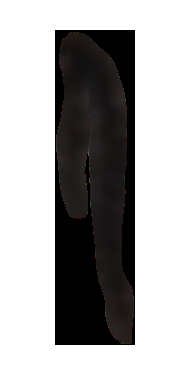
#> input picture UV_synthesis/original convergence/c3.png, 190 x 378 px, found by its file name
$ python c3.py
#> lines starting #> are read from the running program, lines starting #| are printed output that depends on the picture; after the words box and inside, x2 and y2 are one past the last pixel; in counts of white or black regions, pixels touching at a corner belong together
'''
e1
'''

import cv2
import numpy as np
import math
import matplotlib.pyplot as plt

def localTranslationWarpFastWithStrength(srcImg, startX, startY, endX, endY, radius, strength):
    ddradius = float(radius * radius)
    copyImg = np.zeros(srcImg.shape, np.uint8)
    copyImg = srcImg.copy()

    maskImg = np.zeros(srcImg.shape[:2], np.uint8)
    cv2.circle(maskImg, (startX, startY), math.ceil(radius), (255, 255, 255), -1)

    K0 = 100 / strength

    # 计算公式中的|m-c|^2
    ddmc_x = (endX - startX) * (endX - startX)
    ddmc_y = (endY - startY) * (endY - startY)
    H, W, C = srcImg.shape

    mapX = np.vstack([np.arange(W).astype(np.float32).reshape(1, -1)] * H)
    mapY = np.hstack([np.arange(H).astype(np.float32).reshape(-1, 1)] * W)

    distance_x = (mapX - startX) * (mapX - startX)
    distance_y = (mapY - startY) * (mapY - startY)
    distance = distance_x + distance_y
    K1 = np.sqrt(distance)
    ratio_x = (ddradius - distance_x) / (ddradius - distance_x + K0 * ddmc_x)
    ratio_y = (ddradius - distance_y) / (ddradius - distance_y + K0 * ddmc_y)
    ratio_x = ratio_x * ratio_x
    ratio_y = ratio_y * ratio_y

    UX = mapX - ratio_x * (endX - startX) * (1 - K1 / radius)
    UY = mapY - ratio_y * (endY - startY) * (1 - K1 / radius)

    np.copyto(UX, mapX, where=maskImg == 0)
    np.copyto(UY, mapY, where=maskImg == 0)
    UX = UX.astype(np.float32)
    UY = UY.astype(np.float32)
    copyImg = cv2.remap(srcImg, UX, UY, interpolation=cv2.INTER_LINEAR)

    return copyImg


#连续变换并保存j次图像
for j in range(5):

    # 读取图像，包括透明度通道
    img = cv2.imread('original convergence/c3.png', cv2.IMREAD_UNCHANGED)
#> img is the input picture: shape (378, 190, 4); mean B, G, R, A 170.6, 170.7, 171.7, 30.1

    # 定义原始关键点
    src_points = np.int_([[73,48],[65,173],[111,162],[114,289]])

    #图像中心坐标
    center = (94,165)

    # 生成随机值
    '''此处随机值的大小代表了液化的移动程度'''
    rand_val = np.random.randint(1, 30)

    # 计算新的关键点，并转换为int
    dst_points = (src_points + np.random.randint(-rand_val, rand_val, src_points.shape)).astype(np.int_)

    #对每个关键点使用localTranslationWarpFastWithStrength函数
    for i in range(len(src_points)):
        img = localTranslationWarpFastWithStrength(img, src_points[i][0], src_points[i][1], dst_points[i][0], dst_points[i][1], 50, 200)
#> this loop made 4 passes
#> (ddmc_x in localTranslationWarpFastWithStrength, ddmc_y in localTranslationWarpFastWithStrength) on passes 1 to 4: (4, 64), (169, 100), (100, 36), (16, 36)
#> pass 1, in localTranslationWarpFastWithStrength, `distance_x = (mapX - startX) * (mapX - startX)`:
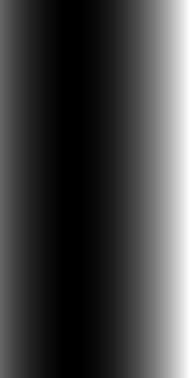
#> distance_x: shape (378, 190) float32; min 0, max 13456, mean 3470.5; drawn with min black and max white
#> pass 1, in localTranslationWarpFastWithStrength, `distance_y = (mapY - startY) * (mapY - startY)`:
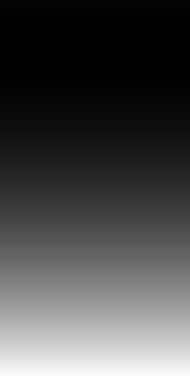
#> distance_y: shape (378, 190) float32; min 0, max 108241, mean 31647.2; drawn with min black and max white
#> pass 1, in localTranslationWarpFastWithStrength, `distance = distance_x + distance_y`:
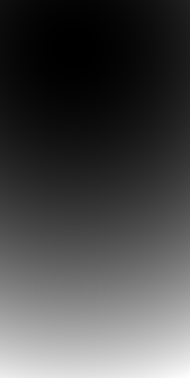
#> distance: shape (378, 190) float32; min 0, max 121697, mean 35117.7; drawn with min black and max white
#> pass 1, in localTranslationWarpFastWithStrength, `K1 = np.sqrt(distance)`:
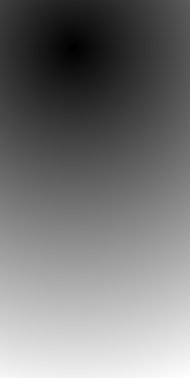
#> K1: shape (378, 190) float32; min 0, max 348.9, mean 163.4; drawn with min black and max white
#> after the loop:
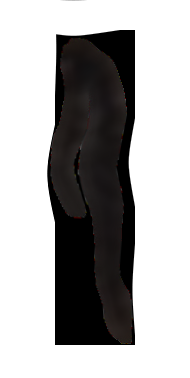
#> img: shape (378, 190, 4); mean B, G, R, A 171.5, 171.7, 172.6, 29.1


    #将变换后的新的关键点转换为np.float32
    src_points = dst_points.astype(np.float32)

    #定义矩阵变换关键点的新的随机值
    '''此处随机值的大小代表了仿射变换的程度'''
    rand_val = np.random.randint(1, 3)

    #计算新的关键点，并转换为float32
    dst_points = (src_points + np.random.randint(-rand_val, rand_val, src_points.shape)).astype(np.float32)


    #计算关键点的最大垂直距离,也就是y坐标的最大值减去最小值
    max_y = np.max(dst_points[:,1])
    min_y = np.min(dst_points[:,1])
    y_distance = max_y - min_y
    print('dst_points=',dst_points)
    print('y_distance=',y_distance)


    # 计算仿射变换矩阵
    matrix = cv2.getPerspectiveTransform(src_points, dst_points)

    # 对图像进行扭曲，边界外的值设为透明
    warped_img = cv2.warpPerspective(img, matrix, (img.shape[1], img.shape[0]), borderValue=(0,0,0,0))
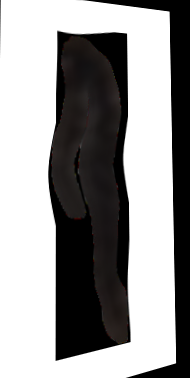
#> warped_img: shape (378, 190, 4); mean B, G, R, A 150.8, 150.9, 151.8, 26.6

    # 生成随机旋转角度和缩放因子
    '''旋转角度和缩放因子'''
    angle = np.random.uniform(0, 0)  # 旋转角度
    #scale = np.random.uniform(0.6, 1.2)  # 缩放因子
    scale = 0.3


    #计算新的y_distance,计算方法为原来的y)distance乘上cos(angle)再乘上scale
    y_distance = y_distance * math.cos(math.radians(angle)) * scale
    #将y_distance转换为int
    y_distance = int(y_distance)

    print('angle=',angle)
    print('scale=',scale)
    print('y_distance=',y_distance)

    # 计算旋转缩放矩阵
    rot_matrix = cv2.getRotationMatrix2D(center, angle, scale)

    # 对扭曲后的图像进行旋转和缩放`
    final_img = cv2.warpAffine(warped_img, rot_matrix, (warped_img.shape[1], warped_img.shape[0]), borderValue=(0,0,0,0))

    # 保存扭曲后的图像
    copyImg = final_img

    # 如果图像是RGB格式，将其转换为RGBA
    if copyImg.shape[2] == 3:
        copyImg = cv2.cvtColor(copyImg, cv2.COLOR_RGB2RGBA)

    # 获取所有白色（也可以是其他颜色）的像素点
    white_pixels = (copyImg[..., :3] == [255, 255, 255]).all(axis=2)
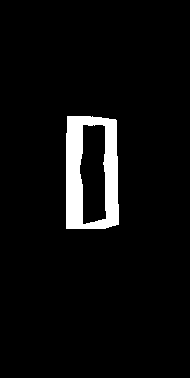
#> white_pixels: shape (378, 190) bool; 5% white; 1 white region, box (x1, y1, x2, y2) and area: (66, 116, 119, 229) 3600

    # 将所有白色（也可以是其他颜色）的像素点设置为透明
    copyImg[white_pixels, 3] = 0

    # # 保存图像
    # cv2.imwrite('copyImg.png', copyImg)
    #保存第j次变换后的图像
    cv2.imwrite('stripes_part1/c3' + str(j) + '.png', copyImg)

    #将y_distance保存到文件中
    with open('stripes_part1/c3' + str(j) + '.txt','w') as f:
        f.write(str(y_distance) + '\n')
